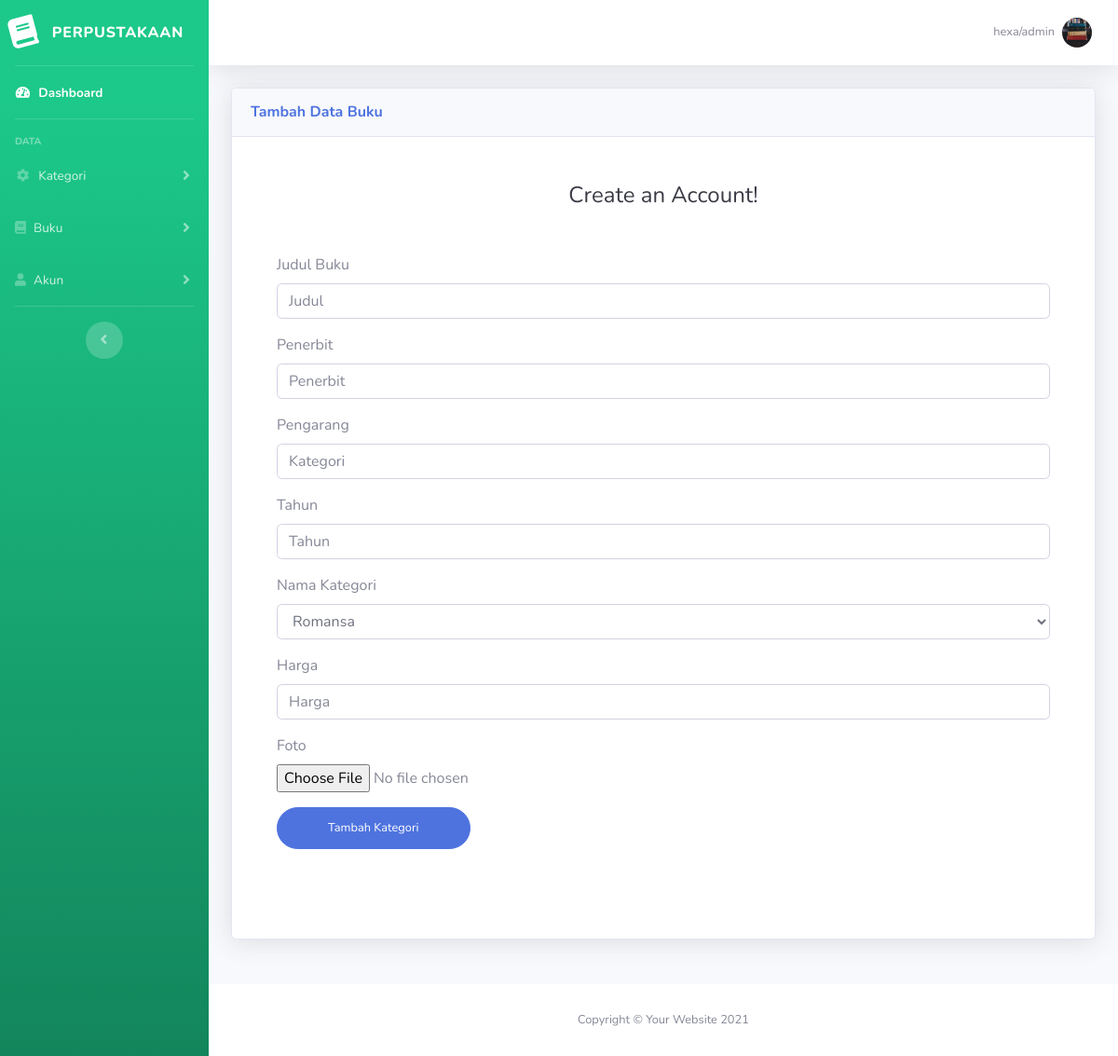
/crud/tambah_b.php (signed in), run on the app's committed database.
### tables this page shows
CREATE TABLE `user` (
  `id` int(11) NOT NULL,
  `nama` varchar(50) DEFAULT NULL,
  `username` varchar(25) NOT NULL,
  `password` varchar(255) NOT NULL,
  `level` enum('user','admin') DEFAULT NULL,
  `foto` varchar(255) DEFAULT NULL,
  `tlp` varchar(13) DEFAULT NULL,
  `alamat` text DEFAULT NULL
);

### php/config.php (called while the page is built, shortened)
<?php
class Connection
{
    public $host = "localhost";
    public $user = "root";
    public $password = "";
    public $db_name = "buku_kita";
    public function __construct()
    {
        $this->conn = mysqli_connect($this->host, $this->user, $this->password, $this->db_name);
    }
}
class CrudKategori extends Connection
{
    public function query($data)
    {
        $perintah = $this->conn->query($data);
        return $perintah;
    }
    public function tampilKategori()
    {
        $sql = "SELECT * FROM kategori";
        $perintah = $this->query($sql);
        return $perintah;
    }
}
?>

### crud/tambah_b.php (the view, shortened to what this page needs)
<?php
require '../php/config.php';
include('../template/header-crud.php');
?>
<div class="container-fluid d-flex justify-content-center align-items-center">
    <div class="card shadow mb-5 w-100 pb-5">
        <div class="card-header py-3">
            <h6 class="m-0 font-weight-bold text-primary">Tambah Data Buku</h6>
        </div>
        <div class="w-100">
            <div class="p-5">
                <div class="text-center">
                    <h1 class="h4 text-gray-900 mb-5">Create an Account!</h1>
                </div>
                <form method="post" class="user" enctype="multipart/form-data">
                    <div class="form-group">
                        <label for="exampleFormControlFile1">Judul Buku</label>
                        <input type="text" name="judul" class="form-control" id="exampleInputEmail" placeholder="Judul">
                    </div>
                    <div class="form-group">
                        <label for="exampleFormControlFile1">Penerbit</label>
                        <input type="text" name="penerbit" class="form-control" id="exampleInputEmail"
                            placeholder="Penerbit">
                    </div>
                    <div class="form-group">
                        <label for="exampleFormControlFile1">Pengarang</label>
                        <input type="text" name="pengarang" class="form-control" id="exampleInputEmail"
                            placeholder="Kategori">
                    </div>
                    <div class="form-group">
                        <label for="exampleFormControlFile1">Tahun</label>
                        <input type="text" name="tahun" class="form-control" id="exampleInputEmail" placeholder="Tahun">
                    </div>
                    <div class="form-group">
                        <label for="exampleFormControlFile1">Nama Kategori</label>
                        <select class="form-control" name="kategori_id">
                            <?php
                            $crudKategori = new CrudKategori();
                            $result = $crudKategori->tampilKategori();
                            while ($row = mysqli_fetch_assoc($result)) {
                                echo "<option value='" . $row['id'] . "'>" . $row['nama_kategori'] . "</option>";
                            }
                            ?>
                        </select>
                    </div>
                    <div class="form-group">
                        <label for="exampleFormControlFile1">Harga</label>
                        <input type="text" name="harga" class="form-control" id="exampleInputEmail" placeholder="Harga">
                    </div>
                    <div class="form-group">
                        <label for="exampleFormControlFile1">Foto</label>
                        <input type="file" name="foto" class="form-control-file" id="exampleFormControlFile1">
                    </div>
                    <button name="submit" type="submit" value="submit" class="w-25 btn btn-primary btn-user btn-block">
                        Tambah Kategori
                    </button>
                </form>
            </div>
        </div>
    </div>
</div>
<?php include('../template/footer-crud.php'); ?>

### template/header-crud.php (shortened to what this page needs)
<!DOCTYPE html>
<html lang="en">
<head>
    <link href="../vendor/fontawesome-free/css/all.min.css" rel="stylesheet" type="text/css">
    <link href="vendor/fontawesome-free/css/all.min.css" rel="stylesheet" type="text/css">
    <link href="../css/sb-admin-2.min.css" rel="stylesheet">
    <link href="css/sb-admin-2.min.css" rel="stylesheet">
</head>
<body id="page-top">
    <div id="wrapper">
        <ul class="navbar-nav bg-gradient-success sidebar sidebar-dark accordion" id="accordionSidebar">
            <a class="sidebar-brand d-flex align-items-center justify-content-center" href="index.html">
                <div class="sidebar-brand-icon rotate-n-15">
                    <i class="fas fa-book"></i>
                </div>
                <div class="sidebar-brand-text mx-3">Perpustakaan</div>
            </a>
            <hr class="sidebar-divider my-0">
            <li class="nav-item active">
                <a class="nav-link" href="index.php">
                    <i class="fas fa-fw fa-tachometer-alt"></i>
                    <span>Dashboard</span></a>
            </li>
            <hr class="sidebar-divider">
            <div class="sidebar-heading">
                Data
            </div>
            <?php if ($_SESSION['level'] == 'admin') { ?>
                <li class="nav-item">
                    <a class="nav-link collapsed" href="#" data-toggle="collapse" data-target="#collapseTwo"
                        aria-expanded="true" aria-controls="collapseTwo">
                        <i class="fas fa-fw fa-cog"></i>
                        <span>Kategori</span>
                    </a>
                </li>
                <li class="nav-item">
                    <a class="nav-link collapsed" href="#" data-toggle="collapse" data-target="#collapseUtilities"
                        aria-expanded="true" aria-controls="collapseUtilities">
                        <i class="fas fa-book"></i>
                        <span>Buku</span>
                    </a>
                </li>
                <li class="nav-item">
                    <a class="nav-link collapsed" href="#" data-toggle="collapse" data-target="#collapsePages"
                        aria-expanded="true" aria-controls="collapsePages">
                        <i class="fas fa-user"></i>
                        <span>Akun</span>
                    </a>
                </li>
                <hr class="sidebar-divider d-none d-md-block">
                <div class="text-center d-none d-md-inline">
                    <button class="rounded-circle border-0" id="sidebarToggle"></button>
                </div>
            </ul>
        <?php } ?>
        <div id="content-wrapper" class="d-flex flex-column">
            <div id="content">
                <nav class="navbar navbar-expand navbar-light bg-white topbar mb-4 static-top shadow">
                    <ul class="navbar-nav ml-auto">
                        <li class="nav-item dropdown no-arrow">
                            <a class="nav-link dropdown-toggle" href="#" id="userDropdown" role="button"
                                data-toggle="dropdown" aria-haspopup="true" aria-expanded="false">
                                <?php
                                if (isset($_SESSION["id"])) {
                                    $conn = new Connection();
                                    $id = $_SESSION["id"];
                                    $query = "SELECT * FROM user WHERE id = $id";
                                    $result = mysqli_query($conn->conn, $query);
                                    if (mysqli_num_rows($result) > 0) {
                                        $row = mysqli_fetch_assoc($result);
                                        echo ' <span class="mr-2 d-none d-lg-inline text-gray-600 small">' . $row['nama'] . "/" . $row['level'] . '</span>';
                                    } else {
                                        echo "User not found";
                                    }
                                }
                                ?>
                                <?php
        if(empty($row['foto'])) {
          echo '<img src="../img/user-img/avatar-default.svg" width="200px" height="200px" class="img-profile rounded-circle" alt="User-Profile-Image">';
        } else {
          echo '<img src="../img/user-img/'.$row['foto'].'" width="200px" height="200px" class="img-profile rounded-circle" alt="User-Profile-Image">';
        }
      ?>
                            </a>
                        </li>
                    </ul>
                </nav>

### data on the page
user: nama "hexa", level "admin", foto (picture)

### other printed values
form field kategori_id "Romansa"
